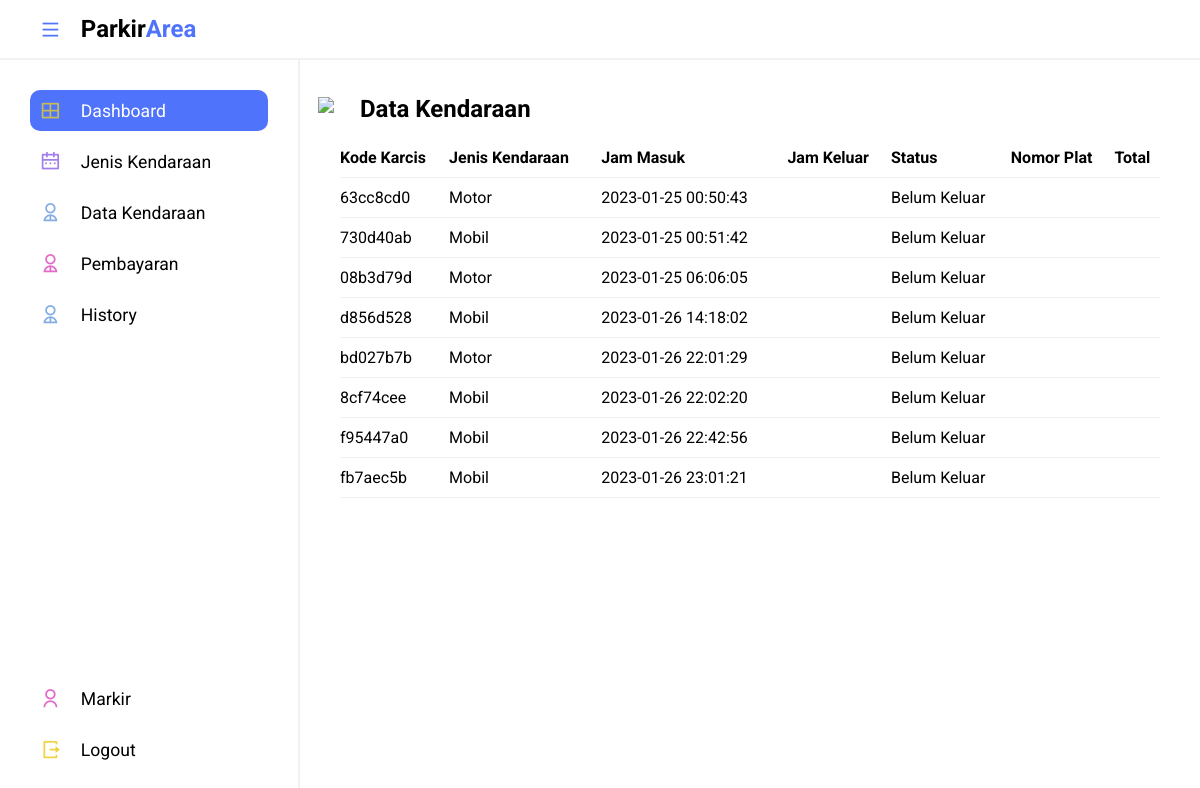
The app's page /data_kendaraan.php with its own data.
### tables this page shows
CREATE TABLE `tb_masuk` (
  `id_masuk` int(11) NOT NULL,
  `kode_karcis` varchar(8) DEFAULT NULL,
  `id_jenis` int(11) NOT NULL,
  `jam_masuk` datetime NOT NULL,
  `status` enum('Belum Keluar','Keluar','','') NOT NULL
);

CREATE TABLE `jenis_kendaraan` (
  `id_jenis` int(11) NOT NULL,
  `jenis_kendaraan` varchar(20) DEFAULT NULL,
  `tarif` varchar(10) DEFAULT NULL
);

### data_kendaraan.php (the view, shortened to what this page needs)
<!DOCTYPE html>
<html lang="en">
<head>
    <link rel="stylesheet" href="css/styles.css">
    <link href="https://cdn.jsdelivr.net/npm/remixicon@2.5.0/fonts/remixicon.css" rel="stylesheet">
</head>
<body>
    <section class="header">
        <div class="logo">
            <i class="ri-menu-line icon icon-0 menu"></i>
            <h2>Parkir<span>Area</span></h2>
        </div>
    </section>
    <section class="main">
        <div class="sidebar">
            <ul class="sidebar--items">
                <li>
                    <a href="Index.php" id="active--link">
                        <span class="icon icon-1"><i class="ri-layout-grid-line"></i></span>
                        <span class="sidebar--item">Dashboard</span>
                    </a>
                </li>
                <li>
                    <a href="jenis_kendaraan.php">
                        <span class="icon icon-2"><i class="ri-calendar-2-line"></i></span>
                        <span class="sidebar--item">Jenis Kendaraan</span>
                    </a>
                </li>
                <li>
                    <a href="data_kendaraan.php">
                        <span class="icon icon-3"><i class="ri-user-2-line"></i></span>
                        <span class="sidebar--item" style="white-space: nowrap;">Data Kendaraan</span>
                    </a>
                </li>
                <li>
                    <a href="bayar.php">
                        <span class="icon icon-4"><i class="ri-user-2-line"></i></span>
                        <span class="sidebar--item" style="white-space: nowrap;">Pembayaran</span>
                    </a>
                </li>
                <li>
                    <a href="history.php">
                        <span class="icon icon-3"><i class="ri-user-2-line"></i></span>
                        <span class="sidebar--item" style="white-space: nowrap;">History</span>
                    </a>
                </li>
            </ul>
            <ul class="sidebar--bottom-items">
                <li>
                    <a href="markir.php">
                        <span class="icon icon-4"><i class="ri-user-line"></i></span>
                        <span class="sidebar--item">Markir</span>
                    </a>
                </li>
                <li>
                    <a href="logout.php">
                        <span class="icon icon-8"><i class="ri-logout-box-r-line"></i></span>
                        <span class="sidebar--item">Logout</span>
                    </a>
                </li>
            </ul>
        </div>
        <div class="main--content">
            <div class="recent--patients">
            <div class="recent--patients">
                <div class="title">
                <img src="https://img.icons8.com/external-phatplus-lineal-color-phatplus/64/null/external-parking-map-phatplus-lineal-color-phatplus.png"/>
                <h2 >Data Kendaraan</h2><br><br>
                </div>
                <div class="table">
                    <table>
                        <thead>
                            <tr>
                                <th>Kode Karcis</th>
                                <th>Jenis Kendaraan</th>
                                <th>Jam Masuk</th>
                                <th>Jam Keluar</th>
                                <th>Status</th>
                                <th>Nomor Plat</th>
                                <th>Total</th>
                            </tr>
                        </thead>
                        <tbody>
                            <?php
                                include "config.php";
                                $sql = $koneksi->query("SELECT * FROM tb_masuk INNER JOIN jenis_kendaraan ON jenis_kendaraan.id_jenis = tb_masuk.id_jenis");
                                while ($data = $sql->fetch_assoc()) :
                            ?>
                            <tr>
                                <td><?php echo $data['kode_karcis'];?></td>
                                <td><?php echo $data['jenis_kendaraan'];?></td>
                                <td><?php echo $data['jam_masuk'];?></td>
                                <td><?php echo $data['jam_keluar'];?></td>
                                <td><?php echo $data['status'];?></td>
                                <td><?php echo $data['nomor_plat'];?></td>
                                <td><?php echo $data['total'];?></td>
                            </tr>
                            <?php endwhile; ?>
                        </tbody>
                    </table>
                </div>
            </div>
        </div>
    </section>
</body>
</html>

### css/styles.css (style rules this page uses)
* { margin: 0; padding: 0; box-sizing: border-box; font-family: 'Roboto', sans-serif; }
body { position: relative; width: 100%; }
.header { height: 60px; width: 100%; display: flex; align-items: center; border-bottom: 2px solid #f1f1f1; }
.logo { display: flex; align-items: center; width: 300px; padding-left: 40px; }
.logo span { color: #5073fb; }
img { position: absolute; top: 5%; left: 2%; width: 3%; }
.main { position: relative; width: 100%; min-height: calc(100vh - 60px); }
.sidebar { position: absolute; top: 0; left: 0; height: 100%; width: 300px; background-color: #fff; padding: 30px; display: flex; flex-direction: column; justify-content: space-between; border-right: 2px solid #f1f1f1; transition: .3s; }
li { list-style: none; }
a { text-decoration: none; }
.sidebar--items a, .sidebar--bottom-items a { display: flex; align-items: center; margin-bottom: 10px; font-size: 1.1rem; color: #000; padding: 10px; border-radius: 10px; }
#active--link { background-color: #5073fb; color: #fff; }
.sidebar--bottom-items li:last-child a { margin-bottom: 0; }
.icon { position: relative; display: flex; align-items: center; justify-content: center; margin-right: 20px; font-size: 1.3rem; }
.icon-0 { color: #5073fb; }
.icon-1 { color: #c5bc58; }
.icon-2 { color: #a280e9; }
.icon-3 { color: #85ade3; }
.icon-4 { color: #e36ac8; }
.icon-8 { color: #f1d243; }
.main--content { position: absolute; top: 0; right: 0; height: 100%; width: calc(100% - 300px); padding: 0 40px; overflow-y: scroll; transition: .3s; }
.title { display: flex; align-items: center; padding-left: 20px; justify-content: space-between; margin-bottom: 10px; margin-top: 30px; }
.recent--patients { margin-bottom: 20px; }
.table { height: 400px; overflow-y: scroll; }
table { width: 100%; text-align: left; border-collapse: collapse; }
tr { border-bottom: 1px solid #f1f1f1; }
td, th { padding-block: 10px; }

### records on screen
tb_masuk: kode_karcis "63cc8cd0", id_jenis.jenis_kendaraan "Motor", jam_masuk "2023-01-25 00:50:43", status "Belum Keluar"
tb_masuk: kode_karcis "730d40ab", id_jenis.jenis_kendaraan "Mobil", jam_masuk "2023-01-25 00:51:42", status "Belum Keluar"
tb_masuk: kode_karcis "08b3d79d", id_jenis.jenis_kendaraan "Motor", jam_masuk "2023-01-25 06:06:05", status "Belum Keluar"
tb_masuk: kode_karcis "d856d528", id_jenis.jenis_kendaraan "Mobil", jam_masuk "2023-01-26 14:18:02", status "Belum Keluar"
tb_masuk: kode_karcis "bd027b7b", id_jenis.jenis_kendaraan "Motor", jam_masuk "2023-01-26 22:01:29", status "Belum Keluar"
tb_masuk: kode_karcis "8cf74cee", id_jenis.jenis_kendaraan "Mobil", jam_masuk "2023-01-26 22:02:20", status "Belum Keluar"
tb_masuk: kode_karcis "f95447a0", id_jenis.jenis_kendaraan "Mobil", jam_masuk "2023-01-26 22:42:56", status "Belum Keluar"
tb_masuk: kode_karcis "fb7aec5b", id_jenis.jenis_kendaraan "Mobil", jam_masuk "2023-01-26 23:01:21", status "Belum Keluar"
